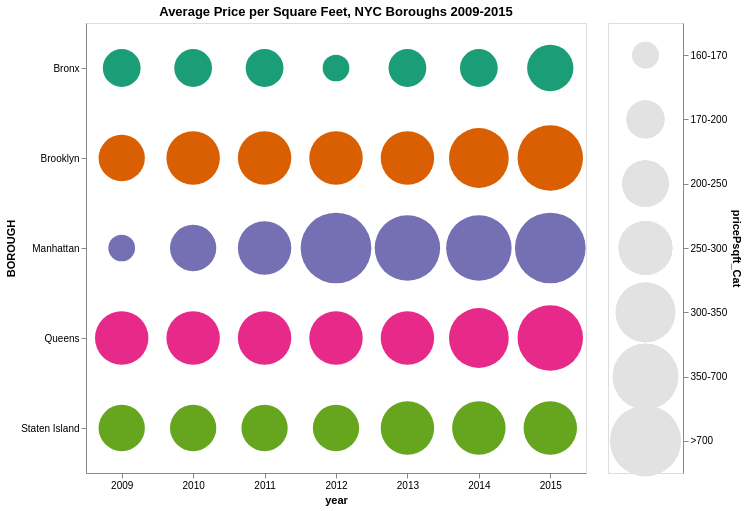

Vega-Lite specification stored for this chart:
### Vega-Lite specification from a JSON file in a GitHub repository (floating-point values rounded to 4 significant figures)
{"config": {"view": {"width": 400, "height": 300}, "mark": {"tooltip": null}}, "hconcat": [{"mark": {"type": "circle", "opacity": 1}, "encoding": {"color": {"condition": {"type": "nominal", "field": "BOROUGH", "legend": null, "scale": {"scheme": "dark2"}, "selection": "selector386"}, "value": "transparent"}, "size": {"type": "ordinal", "field": "pricePsqft_Cat", "legend": null}, "tooltip": [{"type": "quantitative", "field": "pricePsqft"}, {"type": "nominal", "field": "BOROUGH"}], "x": {"type": "ordinal", "axis": {"labelAngle": 0}, "field": "year"}, "y": {"type": "nominal", "field": "BOROUGH"}}, "height": 450, "selection": {"selector387": {"type": "interval", "bind": "scales", "encodings": ["x", "y"]}}, "title": "Average Price per Square Feet, NYC Boroughs 2009-2015", "width": 500}, {"mark": {"type": "circle", "color": "#e2e2e2", "filled": true}, "encoding": {"opacity": {"condition": {"value": 1, "selection": "selector386"}, "value": 0}, "size": {"type": "nominal", "field": "pricePsqft_Cat", "legend": null, "scale": {"domain": ["<160", "160-170", "170-200", "200-250", "250-300", "300-350", "350-700", ">700"], "range": [0, 5000], "type": "bin-ordinal"}}, "y": {"type": "ordinal", "axis": {"orient": "right"}, "field": "pricePsqft_Cat"}}, "height": 450, "selection": {"selector386": {"type": "multi", "fields": ["pricePsqft_Cat"]}}, "width": 75}], "data": {"name": "data-4d3c0994804cc834524ab82bc1568f08"}, "$schema": "https://vega.github.io/schema/vega-lite/v3.4.0.json", "datasets": {"data-4d3c0994804cc834524ab82bc1568f08": [{"BOROUGH": "Bronx", "year": 2009, "pricePsqft": 172.2, "pricePsqft_Cat": "170-200"}, {"BOROUGH": "Bronx", "year": 2010, "pricePsqft": 175.6, "pricePsqft_Cat": "170-200"}, {"BOROUGH": "Bronx", "year": 2011, "pricePsqft": 173.5, "pricePsqft_Cat": "170-200"}, {"BOROUGH": "Bronx", "year": 2012, "pricePsqft": 169.1, "pricePsqft_Cat": "160-170"}, {"BOROUGH": "Bronx", "year": 2013, "pricePsqft": 186.3, "pricePsqft_Cat": "170-200"}, {"BOROUGH": "Bronx", "year": 2014, "pricePsqft": 186.0, "pricePsqft_Cat": "170-200"}, {"BOROUGH": "Bronx", "year": 2015, "pricePsqft": 218.8, "pricePsqft_Cat": "200-250"}, {"BOROUGH": "Brooklyn", "year": 2009, "pricePsqft": 248.8, "pricePsqft_Cat": "200-250"}, {"BOROUGH": "Brooklyn", "year": 2010, "pricePsqft": 254.3, "pricePsqft_Cat": "250-300"}, {"BOROUGH": "Brooklyn", "year": 2011, "pricePsqft": 253.0, "pricePsqft_Cat": "250-300"}, {"BOROUGH": "Brooklyn", "year": 2012, "pricePsqft": 270.1, "pricePsqft_Cat": "250-300"}, {"BOROUGH": "Brooklyn", "year": 2013, "pricePsqft": 290.4, "pricePsqft_Cat": "250-300"}, {"BOROUGH": "Brooklyn", "year": 2014, "pricePsqft": 345.6, "pricePsqft_Cat": "300-350"}, {"BOROUGH": "Brooklyn", "year": 2015, "pricePsqft": 410.1, "pricePsqft_Cat": "350-700"}, {"BOROUGH": "Manhattan", "year": 2009, "pricePsqft": 160.0, "pricePsqft_Cat": "160-170"}, {"BOROUGH": "Manhattan", "year": 2010, "pricePsqft": 228.3, "pricePsqft_Cat": "200-250"}, {"BOROUGH": "Manhattan", "year": 2011, "pricePsqft": 271.6, "pricePsqft_Cat": "250-300"}, {"BOROUGH": "Manhattan", "year": 2012, "pricePsqft": 733.9, "pricePsqft_Cat": ">700"}, {"BOROUGH": "Manhattan", "year": 2013, "pricePsqft": 457.3, "pricePsqft_Cat": "350-700"}, {"BOROUGH": "Manhattan", "year": 2014, "pricePsqft": 634.3, "pricePsqft_Cat": "350-700"}, {"BOROUGH": "Manhattan", "year": 2015, "pricePsqft": 858.6, "pricePsqft_Cat": ">700"}, {"BOROUGH": "Queens", "year": 2009, "pricePsqft": 261.1, "pricePsqft_Cat": "250-300"}, {"BOROUGH": "Queens", "year": 2010, "pricePsqft": 260.2, "pricePsqft_Cat": "250-300"}, {"BOROUGH": "Queens", "year": 2011, "pricePsqft": 259.8, "pricePsqft_Cat": "250-300"}, {"BOROUGH": "Queens", "year": 2012, "pricePsqft": 270.4, "pricePsqft_Cat": "250-300"}, {"BOROUGH": "Queens", "year": 2013, "pricePsqft": 288.1, "pricePsqft_Cat": "250-300"}, {"BOROUGH": "Queens", "year": 2014, "pricePsqft": 315.5, "pricePsqft_Cat": "300-350"}, {"BOROUGH": "Queens", "year": 2015, "pricePsqft": 359.3, "pricePsqft_Cat": "350-700"}, {"BOROUGH": "Staten Island", "year": 2009, "pricePsqft": 226.2, "pricePsqft_Cat": "200-250"}, {"BOROUGH": "Staten Island", "year": 2010, "pricePsqft": 230.1, "pricePsqft_Cat": "200-250"}, {"BOROUGH": "Staten Island", "year": 2011, "pricePsqft": 232.7, "pricePsqft_Cat": "200-250"}, {"BOROUGH": "Staten Island", "year": 2012, "pricePsqft": 238.7, "pricePsqft_Cat": "200-250"}, {"BOROUGH": "Staten Island", "year": 2013, "pricePsqft": 251.6, "pricePsqft_Cat": "250-300"}, {"BOROUGH": "Staten Island", "year": 2014, "pricePsqft": 250.7, "pricePsqft_Cat": "250-300"}, {"BOROUGH": "Staten Island", "year": 2015, "pricePsqft": 279.7, "pricePsqft_Cat": "250-300"}]}}
